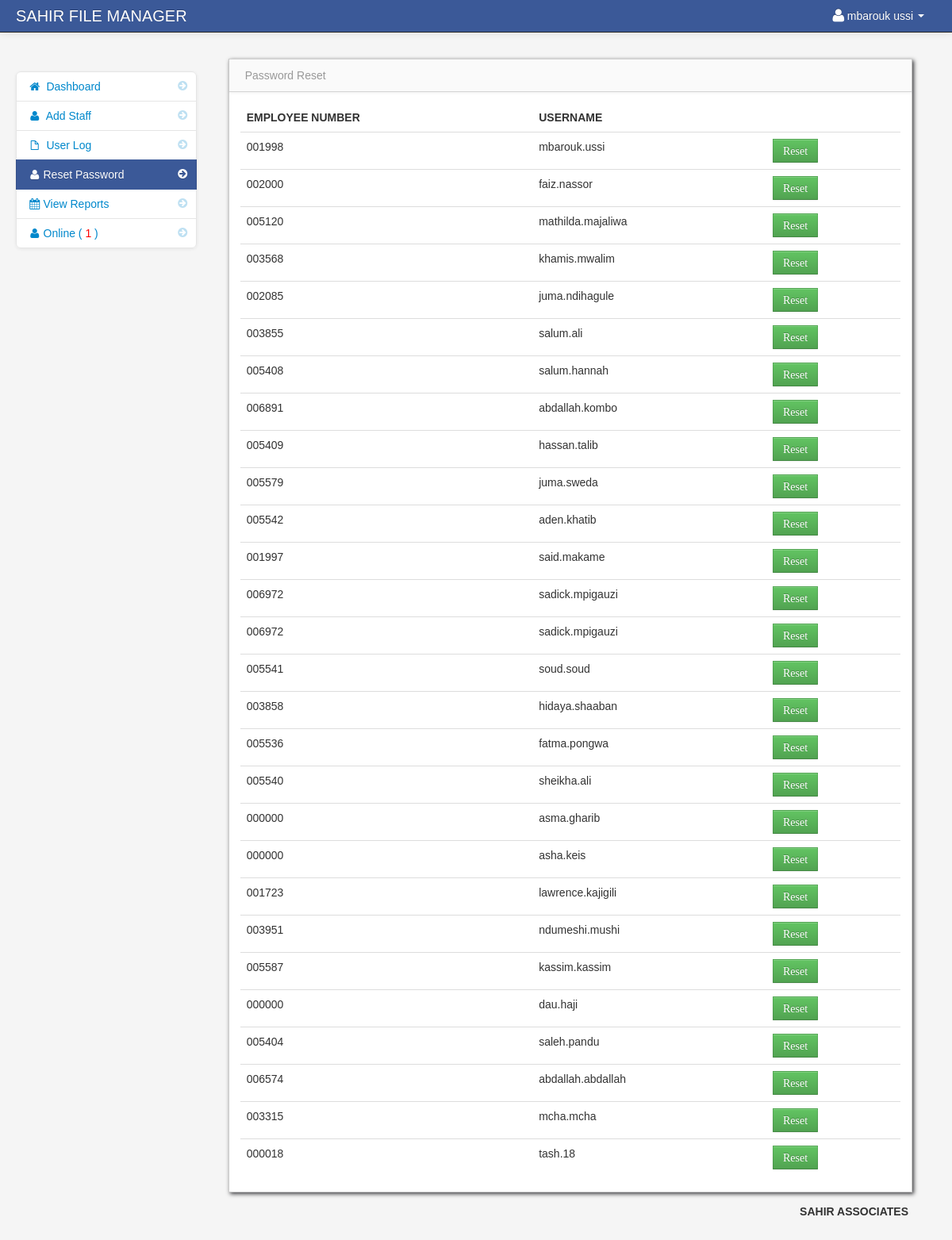
Screenshot of /admin/password.php (signed in) with the database file from the repository.
### tables this page shows
CREATE TABLE IF NOT EXISTS `staff` (
  `staff_id` int(11) NOT NULL AUTO_INCREMENT,
  `username` varchar(100) NOT NULL,
  `password` varchar(100) NOT NULL,
  `firstname` varchar(100) NOT NULL,
  `lastname` varchar(100) NOT NULL,
  `emplnumber` varchar(100) NOT NULL,
  `status` varchar(30) NOT NULL,
  `region` varchar(50) NOT NULL,
  `online` varchar(50) NOT NULL,
  PRIMARY KEY (`staff_id`)
);

### session.php (called while the page is built, shortened)
<?php
$session_id=$_SESSION['id'];
?>

### admin/password.php (the view, shortened to what this page needs)
<?php include('header.php'); ?>
<?php include('../session.php'); ?>
<?php include('../connection/dbcon.php'); ?>
    <body>
		<?php include('navbar.php'); ?>
        <div class="container-fluid" >
            <div class="row-fluid"  >
				<?php include('password_sidebar.php'); ?>
                <div class="span9" id="content">
                     <div class="row-fluid">
                        <div id="block_bg" class="block">
                            <div class="navbar navbar-inner block-header">
                                <div class="muted pull-left">Password Reset</div>
                            </div>
                            <div class="block-content collapse in">
                                <div class="span12">
  									<table cellpadding="0" cellspacing="0" border="0" class="table" id="example">
										<thead>
										  <tr>
												<th>Employee Number</th>
												<th>Username</th>
												<th></th>
										   </tr>
										</thead>
										<tbody>
													<?php
													$user_query = mysqli_query($conn,"select * from staff ")or die(mysqli_error());
													while($row = mysqli_fetch_array($user_query)){
													$id = $row['staff_id'];
													?>
												<tr>
												<td><?php echo $row['emplnumber']; ?></td>
												<td><?php echo $row['username']; ?></td>
												<td>
											<a data-placement="left" id="edit<?php echo $id; ?>" data-toggle="modal" href="#<?php echo $id; ?>"  class="btn btn-success"><i class="icon-large">Reset</i>
											</a>
												</td>
												</tr>
												<?php } ?>
										</tbody>
									</table>
                                </div>
                            </div>
                        </div>
                    </div>
                </div>
            </div>
		<?php include('footer.php'); ?>
        </div>
		<?php include('script.php'); ?>
    </body>
</html>

### admin/navbar.php (shortened to what this page needs)
<div class="navbar navbar-fixed-top navbar-inverse">
          <div class="navbar-inner">
              <div class="container-fluid">
                  <span class="brand" href="#">SAHIR FILE MANAGER</span>
                  <div class="nav-collapse collapse">
                      <ul class="nav pull-right">
				<?php $query= mysqli_query($conn,"select * from staff where staff_id = '$session_id'")or die(mysqli_error());
						$row = mysqli_fetch_array($query);
				?>
                          <li class="dropdown">
                              <a href="#" role="button" class="dropdown-toggle" data-toggle="dropdown"> <i class="icon-user icon-large"></i><?php echo $row['firstname']." ".$row['lastname'];  ?> <i class="caret"></i>
                              </a>
                          </li>
                      </ul>
                  </div>
              </div>
          </div>
      </div>

### admin/assets/styles.css (style rules this page uses)
body { padding-top: 60px; padding-bottom: 40px; background-color: #f5f5f5; }
#content { margin-left:0px; }
.block { background: url("../images/pixel-60fff.png") repeat scroll 0 0 rgba(0, 0, 0, 0) !important; border: 1px solid #ccc; background: white; margin: 1em 0em; border-top: none; -webkit-box-shadow: 2px 2px 5px rgba(0, 0, 6, 0.75); -moz-box-shadow: 2px 2px 5px rgba(0, 0, 6, 0.75); box-shadow: 2px 2px 5px rgba(0, 0, 6, 0.75); }
.block-content { margin: 1em; min-height: .25em; }
.block-header { margin-bottom: 0px; border-right: none; border-left: none; -webkit-border-radius: 0px; -moz-border-radius: 0px; border-radius: 0px; }
.block-header div { padding-top: 10px; }

### rows the page displays
staff: firstname "mbarouk", lastname "ussi", emplnumber "001998", username "mbarouk.ussi"
staff: emplnumber "002000", username "faiz.nassor"
staff: emplnumber "005120", username "mathilda.majaliwa"
staff: emplnumber "003568", username "khamis.mwalim"
staff: emplnumber "002085", username "juma.ndihagule"
staff: emplnumber "003855", username "salum.ali"
staff: emplnumber "005408", username "salum.hannah"
staff: emplnumber "006891", username "abdallah.kombo"
staff: emplnumber "005409", username "hassan.talib"
staff: emplnumber "005579", username "juma.sweda"
staff: emplnumber "005542", username "aden.khatib"
staff: emplnumber "001997", username "said.makame"
staff: emplnumber "006972", username "sadick.mpigauzi"
staff: emplnumber "006972", username "sadick.mpigauzi"
staff: emplnumber "005541", username "soud.soud"
staff: emplnumber "003858", username "hidaya.shaaban"
staff: emplnumber "005536", username "fatma.pongwa"
staff: emplnumber "005540", username "sheikha.ali"
staff: emplnumber "000000", username "asma.gharib"
staff: emplnumber "000000", username "asha.keis"
staff: emplnumber "001723", username "lawrence.kajigili"
staff: emplnumber "003951", username "ndumeshi.mushi"
staff: emplnumber "005587", username "kassim.kassim"
staff: emplnumber "000000", username "dau.haji"
staff: emplnumber "005404", username "saleh.pandu"
staff: emplnumber "006574", username "abdallah.abdallah"
staff: emplnumber "003315", username "mcha.mcha"
staff: emplnumber "000018", username "tash.18"

### other values shown
$receiveda "1"
